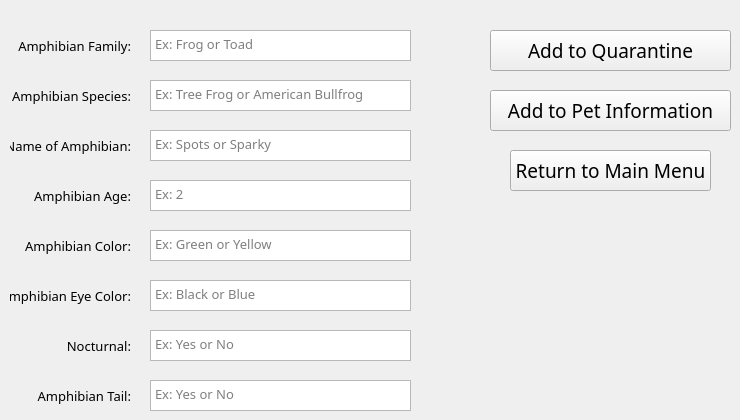
    <widget class="QWidget" name="addPetsAmphibian">
     <widget class="QLabel" name="amFamilyLabel">
      <property name="geometry">
       <rect>
        <x>10</x>
        <y>30</y>
        <width>121</width>
        <height>31</height>
       </rect>
      </property>
      <property name="font">
       <font>
        <family>Modern No. 20</family>
        <pointsize>10</pointsize>
       </font>
      </property>
      <property name="text">
       <string> Amphibian Family:</string>
      </property>
      <property name="alignment">
       <set>Qt::AlignRight|Qt::AlignTrailing|Qt::AlignVCenter</set>
      </property>
     </widget>
     <widget class="QTextEdit" name="amFamilyTextEdit">
      <property name="geometry">
       <rect>
        <x>150</x>
        <y>30</y>
        <width>261</width>
        <height>31</height>
       </rect>
      </property>
      <property name="font">
       <font>
        <family>Modern No. 20</family>
        <pointsize>10</pointsize>
       </font>
      </property>
      <property name="placeholderText">
       <string>Ex: Frog or Toad</string>
      </property>
     </widget>
     <widget class="QTextEdit" name="amSpeciesTextEdit">
      <property name="geometry">
       <rect>
        <x>150</x>
        <y>80</y>
        <width>261</width>
        <height>31</height>
       </rect>
      </property>
      <property name="font">
       <font>
        <family>Modern No. 20</family>
        <pointsize>10</pointsize>
       </font>
      </property>
      <property name="placeholderText">
       <string>Ex: Tree Frog or American Bullfrog</string>
      </property>
     </widget>
     <widget class="QTextEdit" name="amNameTextEdit">
      <property name="geometry">
       <rect>
        <x>150</x>
        <y>130</y>
        <width>261</width>
        <height>31</height>
       </rect>
      </property>
      <property name="font">
       <font>
        <family>Modern No. 20</family>
        <pointsize>10</pointsize>
       </font>
      </property>
      <property name="placeholderText">
       <string>Ex: Spots or Sparky</string>
      </property>
     </widget>
     <widget class="QTextEdit" name="amAgeTextEdit">
      <property name="geometry">
       <rect>
        <x>150</x>
        <y>180</y>
        <width>261</width>
        <height>31</height>
       </rect>
      </property>
      <property name="font">
       <font>
        <family>Modern No. 20</family>
        <pointsize>10</pointsize>
       </font>
      </property>
      <property name="placeholderText">
       <string>Ex: 2</string>
      </property>
     </widget>
     <widget class="QTextEdit" name="amColorTextEdit">
      <property name="geometry">
       <rect>
        <x>150</x>
        <y>230</y>
        <width>261</width>
        <height>31</height>
       </rect>
      </property>
      <property name="font">
       <font>
        <family>Modern No. 20</family>
        <pointsize>10</pointsize>
       </font>
      </property>
      <property name="placeholderText">
       <string>Ex: Green or Yellow</string>
      </property>
     </widget>
     <widget class="QTextEdit" name="amEyeColorTextEdit">
      <property name="geometry">
       <rect>
        <x>150</x>
        <y>280</y>
        <width>261</width>
        <height>31</height>
       </rect>
      </property>
      <property name="font">
       <font>
        <family>Modern No. 20</family>
        <pointsize>10</pointsize>
       </font>
      </property>
      <property name="placeholderText">
       <string>Ex: Black or Blue</string>
      </property>
     </widget>
     <widget class="QLabel" name="amSpeciesLabel">
      <property name="geometry">
       <rect>
        <x>10</x>
        <y>80</y>
        <width>121</width>
        <height>31</height>
       </rect>
      </property>
      <property name="font">
       <font>
        <family>Modern No. 20</family>
        <pointsize>10</pointsize>
       </font>
      </property>
      <property name="text">
       <string> Amphibian Species:</string>
      </property>
      <property name="alignment">
       <set>Qt::AlignRight|Qt::AlignTrailing|Qt::AlignVCenter</set>
      </property>
     </widget>
     <widget class="QLabel" name="amNameLabel">
      <property name="geometry">
       <rect>
        <x>10</x>
        <y>130</y>
        <width>121</width>
        <height>31</height>
       </rect>
      </property>
      <property name="font">
       <font>
        <family>Modern No. 20</family>
        <pointsize>10</pointsize>
       </font>
      </property>
      <property name="text">
       <string> Name of Amphibian:</string>
      </property>
      <property name="alignment">
       <set>Qt::AlignRight|Qt::AlignTrailing|Qt::AlignVCenter</set>
      </property>
     </widget>
     <widget class="QLabel" name="amAgeLabel">
      <property name="geometry">
       <rect>
        <x>10</x>
        <y>180</y>
        <width>121</width>
        <height>31</height>
       </rect>
      </property>
      <property name="font">
       <font>
        <family>Modern No. 20</family>
        <pointsize>10</pointsize>
       </font>
      </property>
      <property name="text">
       <string>Amphibian Age:</string>
      </property>
      <property name="alignment">
       <set>Qt::AlignRight|Qt::AlignTrailing|Qt::AlignVCenter</set>
      </property>
     </widget>
     <widget class="QLabel" name="amColorLabel">
      <property name="geometry">
       <rect>
        <x>10</x>
        <y>230</y>
        <width>121</width>
        <height>31</height>
       </rect>
      </property>
      <property name="font">
       <font>
        <family>Modern No. 20</family>
        <pointsize>10</pointsize>
       </font>
      </property>
      <property name="text">
       <string> Amphibian Color:</string>
      </property>
      <property name="alignment">
       <set>Qt::AlignRight|Qt::AlignTrailing|Qt::AlignVCenter</set>
      </property>
     </widget>
     <widget class="QLabel" name="amEyeColorLabel">
      <property name="geometry">
       <rect>
        <x>10</x>
        <y>280</y>
        <width>121</width>
        <height>31</height>
       </rect>
      </property>
      <property name="font">
       <font>
        <family>Modern No. 20</family>
        <pointsize>10</pointsize>
       </font>
      </property>
      <property name="text">
       <string> Amphibian Eye Color:</string>
      </property>
      <property name="alignment">
       <set>Qt::AlignRight|Qt::AlignTrailing|Qt::AlignVCenter</set>
      </property>
     </widget>
     <widget class="QLabel" name="amNoctLabel">
      <property name="geometry">
       <rect>
        <x>10</x>
        <y>330</y>
        <width>121</width>
        <height>31</height>
       </rect>
      </property>
      <property name="font">
       <font>
        <family>Modern No. 20</family>
        <pointsize>10</pointsize>
       </font>
      </property>
      <property name="text">
       <string>Nocturnal:</string>
      </property>
      <property name="alignment">
       <set>Qt::AlignRight|Qt::AlignTrailing|Qt::AlignVCenter</set>
      </property>
     </widget>
     <widget class="QLabel" name="amTailLabel">
      <property name="geometry">
       <rect>
        <x>10</x>
        <y>380</y>
        <width>121</width>
        <height>31</height>
       </rect>
      </property>
      <property name="font">
       <font>
        <family>Modern No. 20</family>
        <pointsize>10</pointsize>
       </font>
      </property>
      <property name="text">
       <string>Amphibian Tail:</string>
      </property>
      <property name="alignment">
       <set>Qt::AlignRight|Qt::AlignTrailing|Qt::AlignVCenter</set>
      </property>
     </widget>
     <widget class="QTextEdit" name="amNoctTextEdit">
      <property name="geometry">
       <rect>
        <x>150</x>
        <y>330</y>
        <width>261</width>
        <height>31</height>
       </rect>
      </property>
      <property name="font">
       <font>
        <family>Modern No. 20</family>
        <pointsize>10</pointsize>
       </font>
      </property>
      <property name="placeholderText">
       <string>Ex: Yes or No</string>
      </property>
     </widget>
     <widget class="QTextEdit" name="amTailTextEdit">
      <property name="geometry">
       <rect>
        <x>150</x>
        <y>380</y>
        <width>261</width>
        <height>31</height>
       </rect>
      </property>
      <property name="font">
       <font>
        <family>Modern No. 20</family>
        <pointsize>10</pointsize>
       </font>
      </property>
      <property name="placeholderText">
       <string>Ex: Yes or No</string>
      </property>
     </widget>
     <widget class="QPushButton" name="subAmphToQueBtn">
      <property name="geometry">
       <rect>
        <x>490</x>
        <y>30</y>
        <width>241</width>
        <height>41</height>
       </rect>
      </property>
      <property name="font">
       <font>
        <family>Modern No. 20</family>
        <pointsize>14</pointsize>
       </font>
      </property>
      <property name="text">
       <string>Add to Quarantine</string>
      </property>
     </widget>
     <widget class="QPushButton" name="subAmphToPiBtn">
      <property name="geometry">
       <rect>
        <x>490</x>
        <y>90</y>
        <width>241</width>
        <height>41</height>
       </rect>
      </property>
      <property name="font">
       <font>
        <family>Modern No. 20</family>
        <pointsize>14</pointsize>
       </font>
      </property>
      <property name="text">
       <string>Add to Pet Information</string>
      </property>
     </widget>
     <widget class="QPushButton" name="amReturnBtn">
      <property name="geometry">
       <rect>
        <x>510</x>
        <y>150</y>
        <width>201</width>
        <height>41</height>
       </rect>
      </property>
      <property name="font">
       <font>
        <family>Modern No. 20</family>
        <pointsize>14</pointsize>
       </font>
      </property>
      <property name="text">
       <string>Return to Main Menu</string>
      </property>
     </widget>
    </widget>
